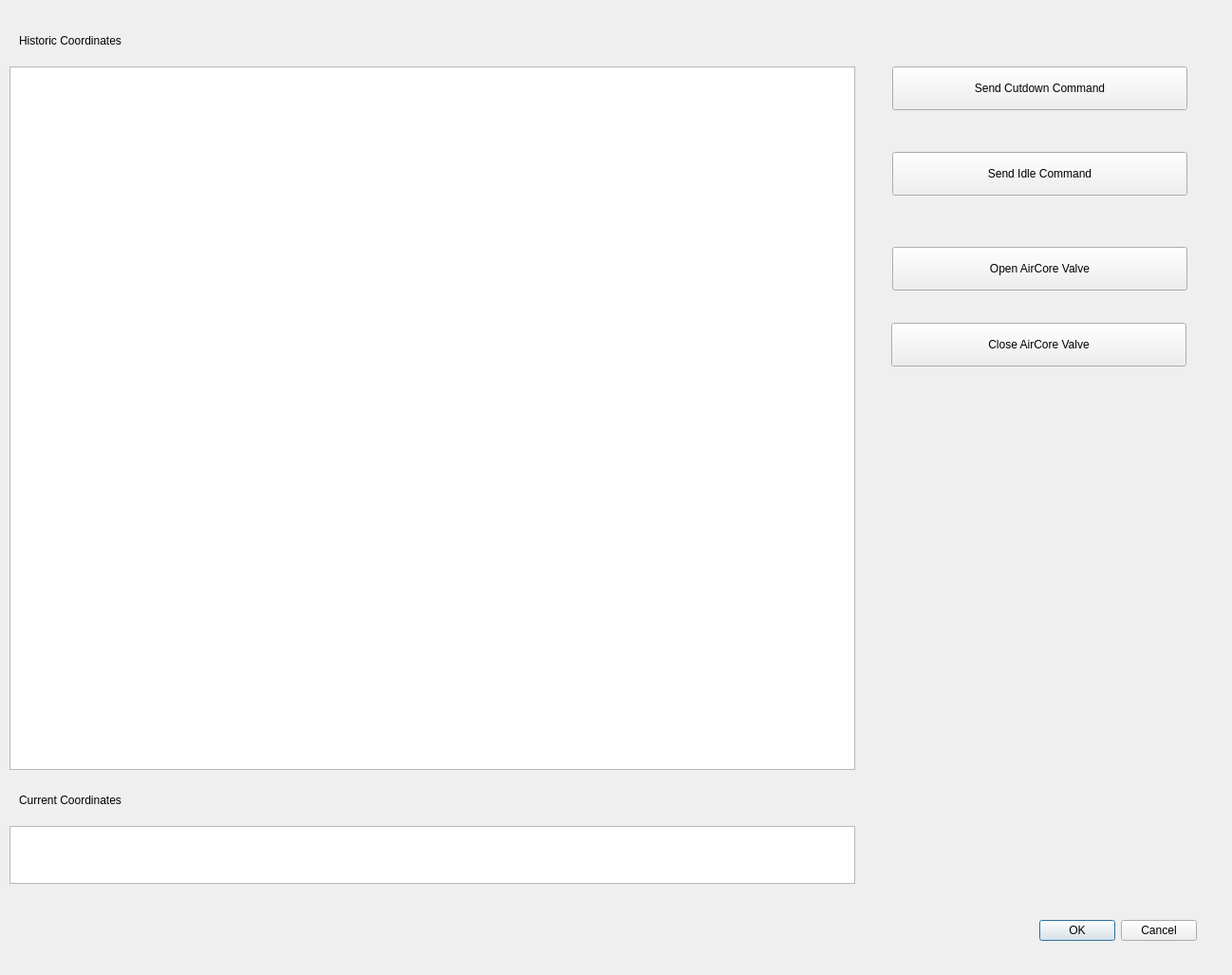
<?xml version="1.0" encoding="UTF-8"?>
<ui version="4.0">
 <class>Dialog</class>
 <widget class="QDialog" name="Dialog">
  <property name="geometry">
   <rect>
    <x>0</x>
    <y>0</y>
    <width>1298</width>
    <height>1027</height>
   </rect>
  </property>
  <property name="windowTitle">
   <string>Dialog</string>
  </property>
  <widget class="QDialogButtonBox" name="buttonBox">
   <property name="geometry">
    <rect>
     <x>890</x>
     <y>950</y>
     <width>371</width>
     <height>61</height>
    </rect>
   </property>
   <property name="orientation">
    <enum>Qt::Horizontal</enum>
   </property>
   <property name="standardButtons">
    <set>QDialogButtonBox::Cancel|QDialogButtonBox::Ok</set>
   </property>
  </widget>
  <widget class="QTableWidget" name="historicCoords">
   <property name="geometry">
    <rect>
     <x>10</x>
     <y>70</y>
     <width>891</width>
     <height>741</height>
    </rect>
   </property>
  </widget>
  <widget class="QLabel" name="label">
   <property name="geometry">
    <rect>
     <x>20</x>
     <y>30</y>
     <width>201</width>
     <height>25</height>
    </rect>
   </property>
   <property name="text">
    <string>Historic Coordinates</string>
   </property>
  </widget>
  <widget class="QLabel" name="label_2">
   <property name="geometry">
    <rect>
     <x>20</x>
     <y>830</y>
     <width>191</width>
     <height>25</height>
    </rect>
   </property>
   <property name="text">
    <string>Current Coordinates</string>
   </property>
  </widget>
  <widget class="QTableWidget" name="currentCoords">
   <property name="geometry">
    <rect>
     <x>10</x>
     <y>870</y>
     <width>891</width>
     <height>61</height>
    </rect>
   </property>
  </widget>
  <widget class="QPushButton" name="cutdownBtn">
   <property name="geometry">
    <rect>
     <x>940</x>
     <y>70</y>
     <width>311</width>
     <height>46</height>
    </rect>
   </property>
   <property name="text">
    <string>Send Cutdown Command</string>
   </property>
  </widget>
  <widget class="QPushButton" name="idleBtn">
   <property name="geometry">
    <rect>
     <x>940</x>
     <y>160</y>
     <width>311</width>
     <height>46</height>
    </rect>
   </property>
   <property name="text">
    <string>Send Idle Command</string>
   </property>
  </widget>
  <widget class="QPushButton" name="openBtn">
   <property name="geometry">
    <rect>
     <x>940</x>
     <y>260</y>
     <width>311</width>
     <height>46</height>
    </rect>
   </property>
   <property name="text">
    <string>Open AirCore Valve</string>
   </property>
  </widget>
  <widget class="QPushButton" name="closeBtn">
   <property name="geometry">
    <rect>
     <x>939</x>
     <y>340</y>
     <width>311</width>
     <height>46</height>
    </rect>
   </property>
   <property name="text">
    <string>Close AirCore Valve</string>
   </property>
  </widget>
 </widget>
 <resources/>
 <connections>
  <connection>
   <sender>buttonBox</sender>
   <signal>accepted()</signal>
   <receiver>Dialog</receiver>
   <slot>accept()</slot>
   <hints>
    <hint type="sourcelabel">
     <x>248</x>
     <y>254</y>
    </hint>
    <hint type="destinationlabel">
     <x>157</x>
     <y>274</y>
    </hint>
   </hints>
  </connection>
  <connection>
   <sender>buttonBox</sender>
   <signal>rejected()</signal>
   <receiver>Dialog</receiver>
   <slot>reject()</slot>
   <hints>
    <hint type="sourcelabel">
     <x>316</x>
     <y>260</y>
    </hint>
    <hint type="destinationlabel">
     <x>286</x>
     <y>274</y>
    </hint>
   </hints>
  </connection>
 </connections>
</ui>
